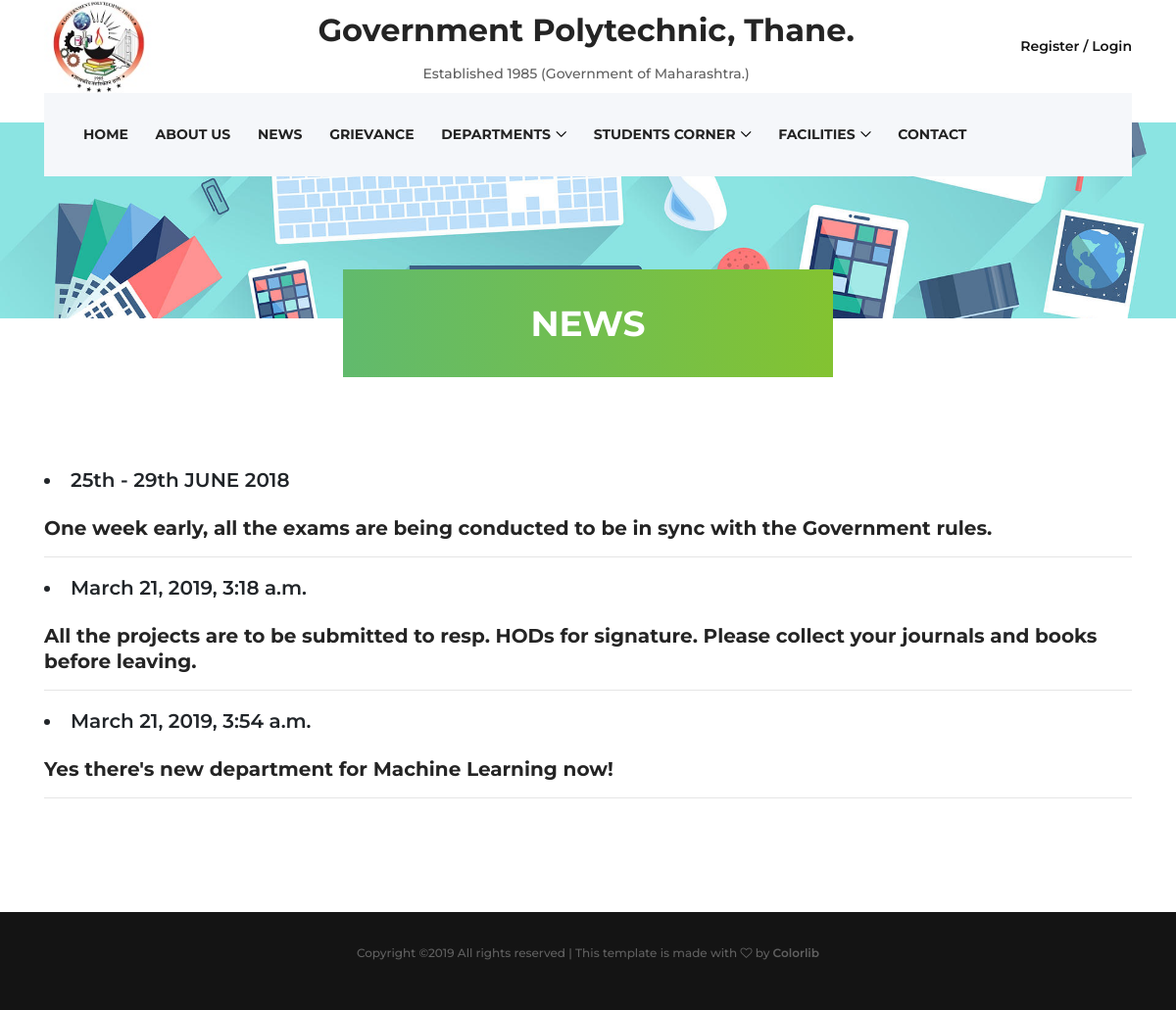
/news, run on an earlier commit of the app's database.
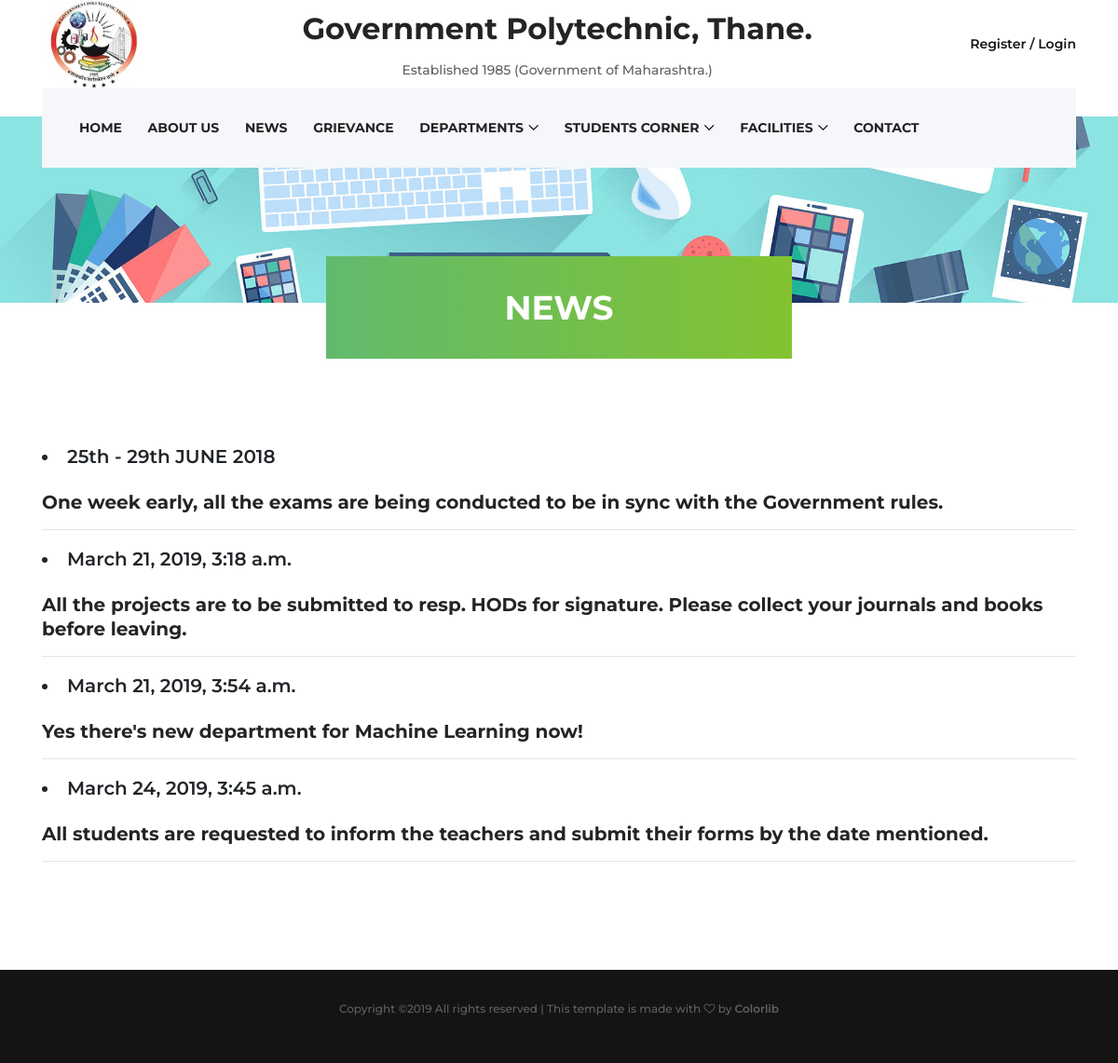
And on a later commit of the database.
### blogs/models.py (models this page shows, shortened)
class News(models.Model):
    news_title = models.CharField(max_length=500)
    news_content = models.TextField()
    news_date = models.DateTimeField(default=timezone.now)

### mainweb/views.py (the view)
# urls.py: path('news', views.news, name="news"),
def news(request):
    newslist = News.objects.all()
    context = { 'newslist' : newslist }
    return render(request, 'mainweb/news.html', context)

### mainweb/templates/mainweb/news.html (shortened to what the changed rows need)
<!DOCTYPE html>
<html lang="en">
<head>
    <link rel="stylesheet" href="/static/scss/_mixin.scss">
    <link rel="stylesheet" href="/static/scss/_responsive.scss">
    <link rel="stylesheet" href="/static/scss/_theme_color.scss">
    <link rel="stylesheet" href="/static/scss/_variables.scss">
    <link rel="stylesheet" href="/static/scss/style.scss">
    <link rel="stylesheet" href="/static/css/owl.carousel.min.css">
    <link rel="stylesheet" href="/static/css/magnific-popup.css">
    <link rel="stylesheet" href="/static/css/font-awesome.min.css">
    <link rel="stylesheet" href="/static/css/animate.css">
    <link rel="stylesheet" href="/static/css/custom-icon.css">
    <link rel="stylesheet" href="/static/css/bootstrap.min.css">
    <link rel="stylesheet" href="/static/css/classy-nav.min.css">
    <link rel="stylesheet" href="https://stackpath.bootstrapcdn.com/bootstrap/4.3.1/css/bootstrap.min.css">
    <link rel="stylesheet" href="/static/css/style.css">
</head>
<body>
       <header class="header-area">
        <div class="top-header">
            <div class="container h-100">
                <div class="row h-100">
                    <div class="col-12 h-100">
                        <div class="header-content h-100 d-flex align-items-center justify-content-between">
                            <div class="heading1">
                                <h2>Government Polytechnic, Thane. </h2>
                            </div>
                        </div>
                    </div>
                </div>
            </div>
        </div>
    </header>
    <div class="breadcumb-area bg-img" style="background-image: url(/static/img/bg-img/Graphic-Designer.jpg);">
        <div class="bradcumbContent">
            <h2>NEWS</h2>
        </div>
    </div>
    <section class="about-us-area mt-50 section-padding-100">
        <div class="container">
            <div class="row">
                <div class="col-12">
                    <li style="list-style-type:disc;font-size: 20px;font-weight: 600;">
                    25th - 29th JUNE 2018
                    </li><br>
                    <h5>One week early, all the exams are being conducted to be in sync with the Government rules.</h5>
                    <hr>
                    {% for News in newslist %}
                    <li style="list-style-type:disc;font-size: 20px;font-weight: 600;">
                        {{ News.news_date }}
                    </li><br>
                    <h5>{{ News.news_content }}</h5>
                        <hr>
                        {% endfor %}
                </div>
            </div>
        </div>
    </section>
</body>
</html>

What changed in the data, as far as the page shows it:
added News: news_date "March 24, 2019, 3:45 a.m.", news_content "All students are requested to inform the teachers and submit their forms by the date mentioned."
